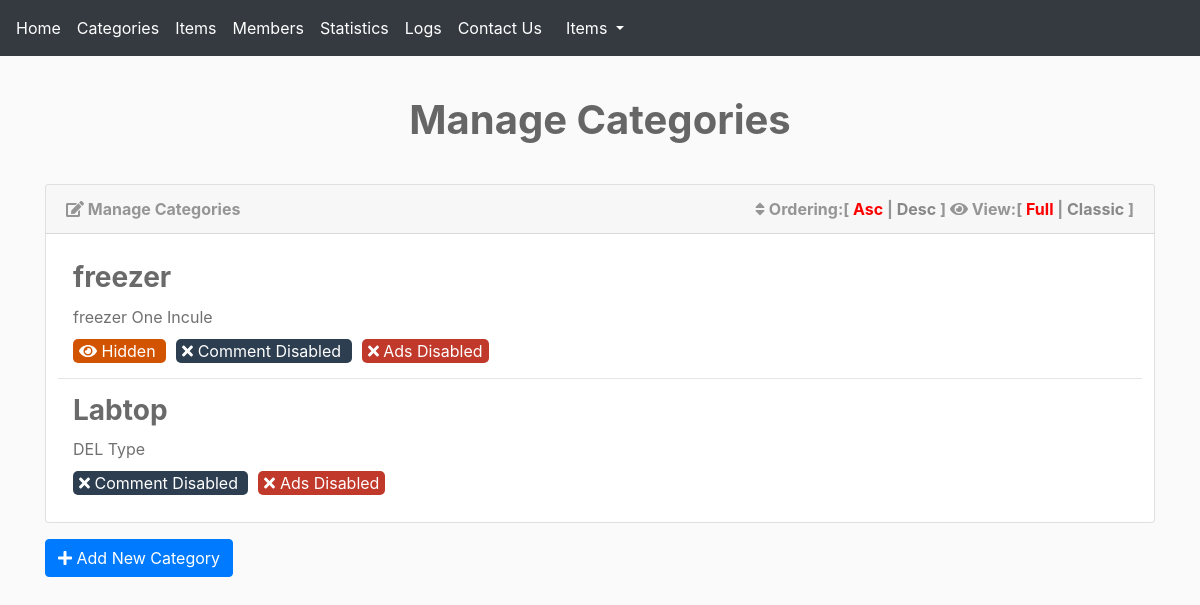
The app's page /categories.php (signed in) with its own data.
### tables this page shows
CREATE TABLE `categories` (
  `ID` smallint(6) NOT NULL,
  `Name` varchar(255) NOT NULL,
  `Description` text NOT NULL,
  `Ordering` int(11) NOT NULL,
  `Visibility` tinyint(4) NOT NULL DEFAULT 0,
  `Allow_Comment` tinyint(4) NOT NULL DEFAULT 0,
  `Allow_Ads` tinyint(4) NOT NULL DEFAULT 0
);

### language/english.php (called while the page is built)
<?php
 function lang( $phrase ) {
    static $lang = array(
        'HOME_ADMIN' => 'Home',
        'CATEGORIES' => 'Categories',
        'ITEMS' => 'Items',
        'MEMBERS' => 'Members',
        'STATISICE' => 'Statistics',
        'LOGS' => 'Logs',
        'EDITE' => 'Edite Profile',
        'SETTING' => 'Settings',
        'LOGOUT_USER' => 'Logout'
    );
    return $lang[$phrase];
 }

### categories.php (the view, shortened to what this page needs)
<?php
if(isset($_SESSION['Username'])) {
    include 'ini.php';
    $do = isset($_GET['do']) ? $_GET['do'] : 'Manage';
    if ($do == 'Manage') {
        $sort = 'ASC';
        $stmt2 = $con->prepare("SELECT * FROM categories ORDER BY ordering $sort");
        $stmt2->execute();
        $cats = $stmt2->fetchAll(); ?>
        <h1 class="text-center">Manage Categories</h1>
        <div class="container categories">
            <div class="card">
                <div class="card-header">
                    <i class="fas fa-edit"></i> Manage Categories
                    <div class="option float-right">
                    <i class="fas fa-sort"></i> Ordering:[
                        <a class="<?php if ($sort == 'ASC') { echo 'active';} ?>" href="?sort=ASC">Asc</a> |
                        <a class="<?php if ($sort == 'DESC') { echo 'active';} ?>" href="?sort=DESC">Desc</a> ]
                        <i class="fas fa-eye"></i> View:[
                        <span class="active" data-view="full">Full</span> |
                        <span data-view="classic">Classic</span> ]
                    </div>
                </div>
                <div class="card-body">
                    <?php
                  foreach($cats as $cat) {
                    echo '<div class="cat">';
                    echo "<h3>". $cat['Name'] . "</h3>";
                        echo '<div class="full-view">';
                            echo '<p>';
                            if($cat['Description'] == ''){echo'This Is category Has No Description';} else{ echo $cat['Description'];}
                            echo'</p>';
                            if($cat['Visibility'] == 1) {echo'<span class="visiblity"><i class="fas fa-eye"></i> Hidden </span>';}
                            if($cat["Allow_Comment"] == 1) {echo'<span class="commenting"><i class="fas fa-times"></i> Comment Disabled </span>';}
                            if($cat['Allow_Ads'] == 1) {echo'<span class="advertises"><i class="fas fa-times"></i> Ads Disabled </span>';}
                        echo '</div>';
                    echo '</div>';
                    echo '<hr>';
                  }
                     ?>
                </div>
            </div>
            <a class="btn btn-primary mt-3 mb-5" href="categories.php?do=Add">
                <i class="fas fa-plus"></i>
                Add New Category
             </a>
        </div>
            <?php
    } elseif ('Activate') {
    }
    include 'footer.php';
    exit();
}
?>

### header.php (shortened to what this page needs)
<!DOCTYPE html>
    <head>
        <link rel="stylesheet" href="<?php echo $css; ?>bootstrap.min.css ">
        <link rel="stylesheet" href="<?php echo $css; ?>all.css">
        <link rel="stylesheet" href="<?php echo $css; ?>jquery-ui.css">
        <link rel="stylesheet" href="<?php echo $css; ?>jquery.selectBoxIt.css">
        <link rel="stylesheet" href="<?php echo $css; ?>backend.css">
    </head>
    <body>

### ini.php (shortened to what this page needs)
<?php
$css= 'layout/css/';
$lang = 'language/';
include $lang.'english.php';
include 'header.php';
if(!isset($noNavbar)) {
    include 'navbar.php';
}

### navbar.php (shortened to what this page needs)
<nav class="navbar navbar-expand-lg bg-dark text-white" >
  <a class="navbar-brand text-white" href="dashboard.php"><?php echo lang('HOME_ADMIN') ?></a>
  <a class="navbar-brand text-white" href="categories.php"><?php echo lang('CATEGORIES') ?></a>
  <a class="navbar-brand text-white" href="items.php"><?php echo lang('ITEMS') ?></a>
  <a class="navbar-brand text-white" href="members.php?do=Manage"> <?php echo lang('MEMBERS') ?></a>
  <a class="navbar-brand text-white" href="#"><?php echo lang('STATISICE') ?></a>
  <a class="navbar-brand text-white" href="#"><?php echo lang('LOGS') ?></a>
  <a class="navbar-brand text-white" href="contactus.php">Contact Us</a>
    <ul class="navbar-nav mr-auto">
      <div class="items_left">
      <li class="nav-item dropdown  ">
        <a class="nav-link dropdown-toggle" href="#" id="navbarDropdown" role="button" data-toggle="dropdown" aria-haspopup="true" aria-expanded="false">
        <?php echo lang('ITEMS') ?>
        </a>
      </li>
    </ul>
</nav>

### footer.php (shortened to what this page needs)
</body>
</html>

### layout/css/all.css (style rules this page uses)
.fa-edit:before { content: "\f044"; }
.fa-eye:before { content: "\f06e"; }
.fa-plus:before { content: "\f067"; }
.fa-sort:before { content: "\f0dc"; }
.fa-times:before { content: "\f00d"; }

### layout/css/backend.css (style rules this page uses)
body { background-color:#FAFAFA ; font-size: 16px; }
.navbar { border-radius: 0; margin-bottom: 0; }
.navbar-brand { font-size: 1em; }
div> li > a:first-of-type , .dropdown-item { color:white; }
h1 { font-size: 2.5rem; margin: 40px 0; font-weight: bold; color: #666; }
a:not(.btn) { text-decoration: none; }
.fa-edit { position: relative; left: -15px; }
.card-body { padding: 12px; }
.card-header { color: #959595; font-weight: bold; }
.categories .card-header .fa-edit { position: inherit; }
.categories .cat h3 { margin: 0; cursor: pointer; color: #6A6A6A; font-weight: bold; }
.categories .cat .full-view p { margin: 10px 0 10px; color: #707070; }
.categories hr { margin-top: 0; margin-bottom:0; }
.categories .cat .visiblity { background: #d35400; color: #FFF; padding:2px 6px; margin-right:10px; border-radius:5px; }
.categories .cat .commenting { background: #2c3e50; color: #FFF; padding:2px 6px; margin-right:10px; border-radius:5px; }
.categories .cat .advertises { background: #c0392b; color: #FFF; padding:2px 6px; margin-right:10px; border-radius:5px; }
.categories .cat { padding: 15px; position: relative; overflow: hidden; }
.categories .option a { color: #888; text-decoration: none; }
.categories .option .active { color: #F00; }
.categories .option span { color: #888; cursor: pointer; }

### records on screen
categories: Name "freezer", Description "freezer One Incule", Visibility 1 (drawn), Allow_Comment 1 (drawn), Allow_Ads 1 (drawn)
categories: Name "Labtop", Description "DEL Type", Allow_Comment 1 (drawn), Allow_Ads 1 (drawn)

### other values on screen
lang('HOME_ADMIN') "Home"
lang('CATEGORIES') "Categories"
lang('ITEMS') "Items"
lang('MEMBERS') "Members"
lang('STATISICE') "Statistics"
lang('LOGS') "Logs"
